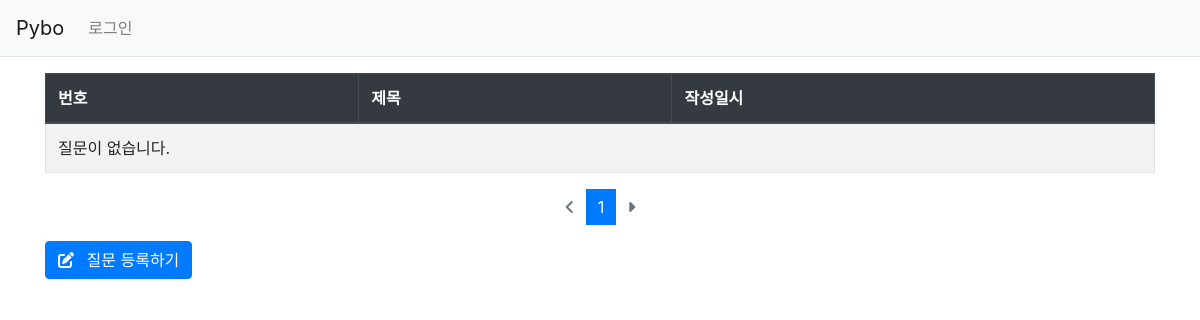
The page /pybo/ on the database as committed earlier.
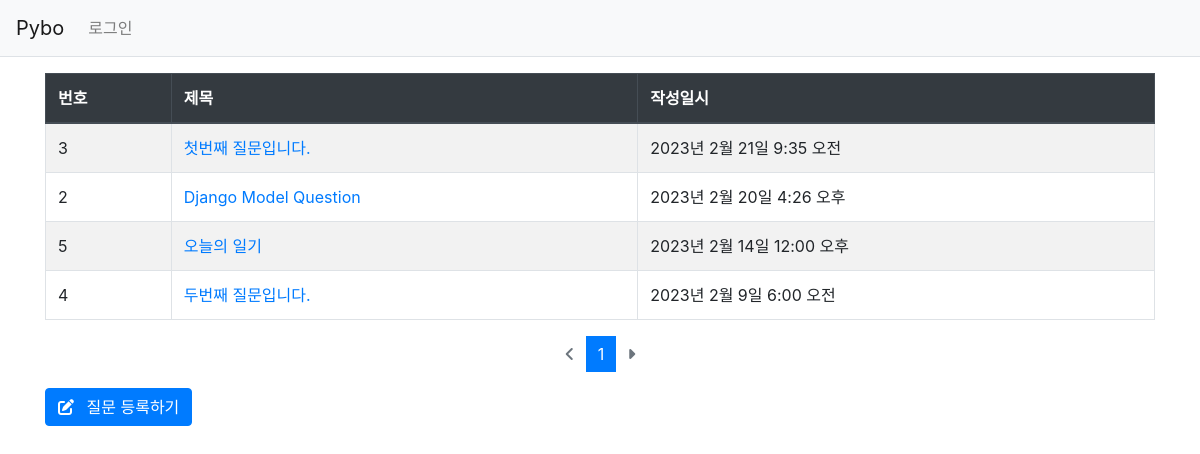
The same page on the database as committed later.
### pybo/models.py (models this page shows, shortened)
class Question(models.Model):
    subject = models.CharField('제목', max_length=200)
    content = models.TextField('내용')
    create_date = models.DateTimeField('생성일')

### pybo/views.py (the view)
# urls.py: path('', views.index, name = 'index'),                       # 목록 보기
def index(request):
    page = request.GET.get('page','1')  # 페이지
    question_list = Question.objects.order_by('-create_date')
    paginator = Paginator(question_list, 10)
    page_obj = paginator.get_page(page)
    context = {'question_list': page_obj}
    return render(request, 'pybo/question_list.html', context)

### templates/pybo/question_list.html
{% extends 'base.html' %}
{% block content %}
  <table class="table table-striped table-bordered table-hover">
    <thead>
      <tr class="thead-dark">
        <th>번호</th>
        <th>제목</th>
        <th>작성일시</th>
      </tr>
    </thead>
    <tbody>
      {% if question_list %}
        {% for question in question_list %}
          <tr>
            <td>{{ question.id }}</td>
            <td>
              <a href="{% url 'pybo:detail' question.id %}">
                {{ question.subject }}
              </a>
            </td>
            <td>{{ question.create_date }}</td>
          </tr>
        {% endfor %}
      {% else %}
        <tr>
          <td colspan="3">질문이 없습니다.</td>
        </tr>
      {% endif %}
    </tbody>
  </table>
  {% include 'pybo/pagination.html' %}
  <a href="{% url 'pybo:question_create' %}" class="btn btn-primary">
    <i class="fa-solid fa-pen-to-square mr-2"></i>
    질문 등록하기
  </a>
{% endblock content %}

### templates/base.html (shortened to what this page needs)
{% load static %}
<!DOCTYPE html>
<html lang="ko">
  <head>
    <link rel="stylesheet" href="https://cdnjs.cloudflare.com/ajax/libs/font-awesome/6.3.0/css/all.min.css"/>
    <link rel="stylesheet" type="text/css" href="{% static 'bootstrap.min.css' %}">
    <link rel="stylesheet" type="text/css" href="{% static 'style.css'%}">
  </head>
  <body>
    {% include 'navbar.html' %}
    <div class="container my-3">
      {% block content%}{%endblock content%}
    </div>
  </body>
</html>

### templates/navbar.html (shortened to what this page needs)
<nav class="navbar navbar-expand-lg navbar-light bg-light border-bottom">
  <a class="navbar-brand" href="{% url 'pybo:index' %}">Pybo</a>
  <div class="collapse navbar-collapse flex-grow-0" id="navbarNav">
    <ul class="navbar-nav">
      <li class="nav-item ">
        <a class="nav-link" href="#">로그인</a>
      </li>
    </ul>
  </div>
</nav>

### templates/pybo/pagination.html
<ul class="pagination justify-content-center">
  {% if question_list.has_previous %}
    <li class=" page-item">
      <a class=" page-link" href="?page=1">
        <i class="fa-solid fa-backward-fast"></i>
      </a>
    </li>
    <li class=" page-item">
      <a class=" page-link" href="?page={{question_list.previous_page_number}}">
        <i class="fa-solid fa-caret-left"></i>
      </a>
    </li>
  {% else %}
    <li class="page-item disabled">
      <a class="page-link" tabindex="-1" aria-disabled="true" href="#">
        <i class="fa-solid fa-angle-left"></i>
      </a>
    </li>
  {% endif %}
  {% for page_number in question_list.paginator.page_range %}
    {% if page_number >= question_list.number|add:-3 and page_number <= question_list.number|add:3 %}
      {% if page_number == question_list.number %}
        <li class="page-item active" aria-current="page">
          <a class="page-link" href="#">{{page_number}}</a>
        </li>
      {% else %}
        <li class="page-item">
          <a class="page-link" href="?page={{page_number}}">{{page_number}}</a>
        </li>
      {% endif %}
    {% endif %}
  {% endfor %}
  {% if question_list.has_next %}
    <li class=" page-item">
      <a class=" page-link" href="?page={{question_list.next_page_number}}"></a>
      <i class="fa-solid fa-caret-right"></i>
    </li>
    <li class=" page-item">
      <a class=" page-link" href="?page={{question_list.paginator.num_pages}}"></a>
      <i class="fa-solid fa-forward-fast"></i>
    </li>
  {% else %}
    <li class="page-item disabled">
      <a class="page-link" tabindex="-1" aria-disabled="true" href="#">
      <i class="fa-solid fa-caret-right"></i>
      </a>
    </li>
  {% endif %}
</ul>

### static/style.css (style rules this page uses)
.page-link { border: 0px; }

Rows that differ between the two databases and show on the page:
added Question: id "3", subject "첫번째 질문입니다.", create_date "2023년 2월 21일 9:35 오전"
added Question: id "2", subject "Django Model Question", create_date "2023년 2월 20일 4:26 오후"
added Question: id "5", subject "오늘의 일기", create_date "2023년 2월 14일 12:00 오후"
added Question: id "4", subject "두번째 질문입니다.", create_date "2023년 2월 9일 6:00 오전"
Other text that changed with them:
text no longer shown: "질문이 없습니다."
